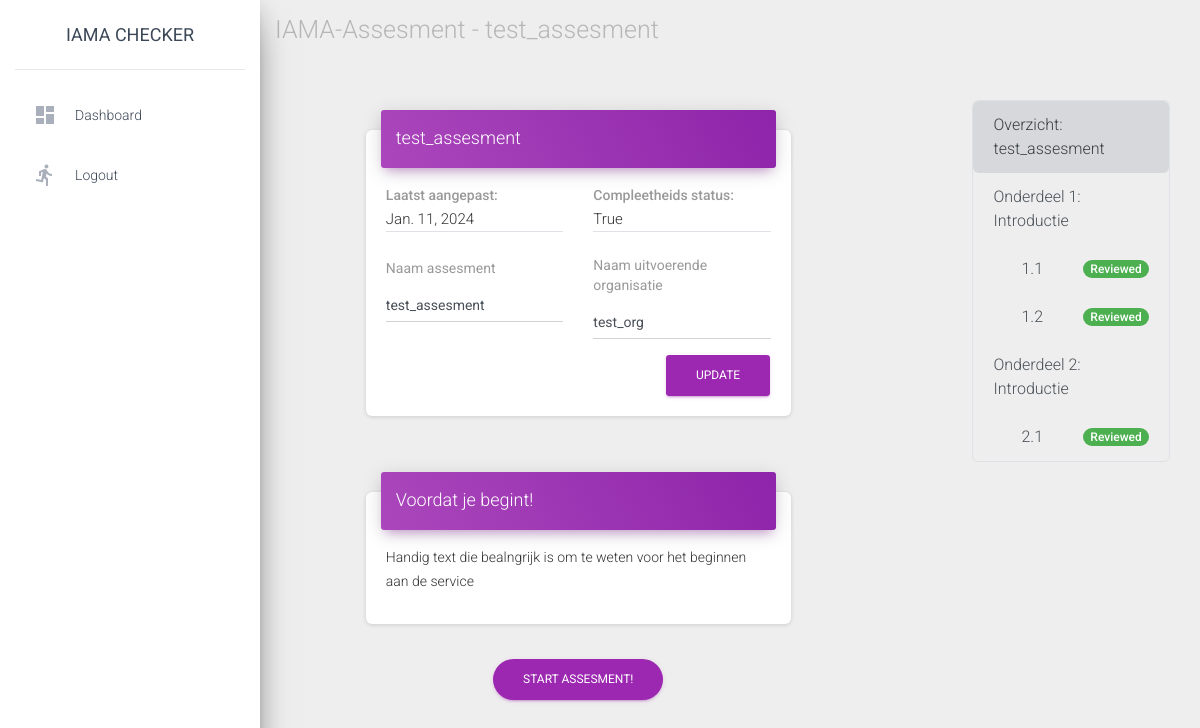
Before: /assesments/14/ (signed in) with the older database file.
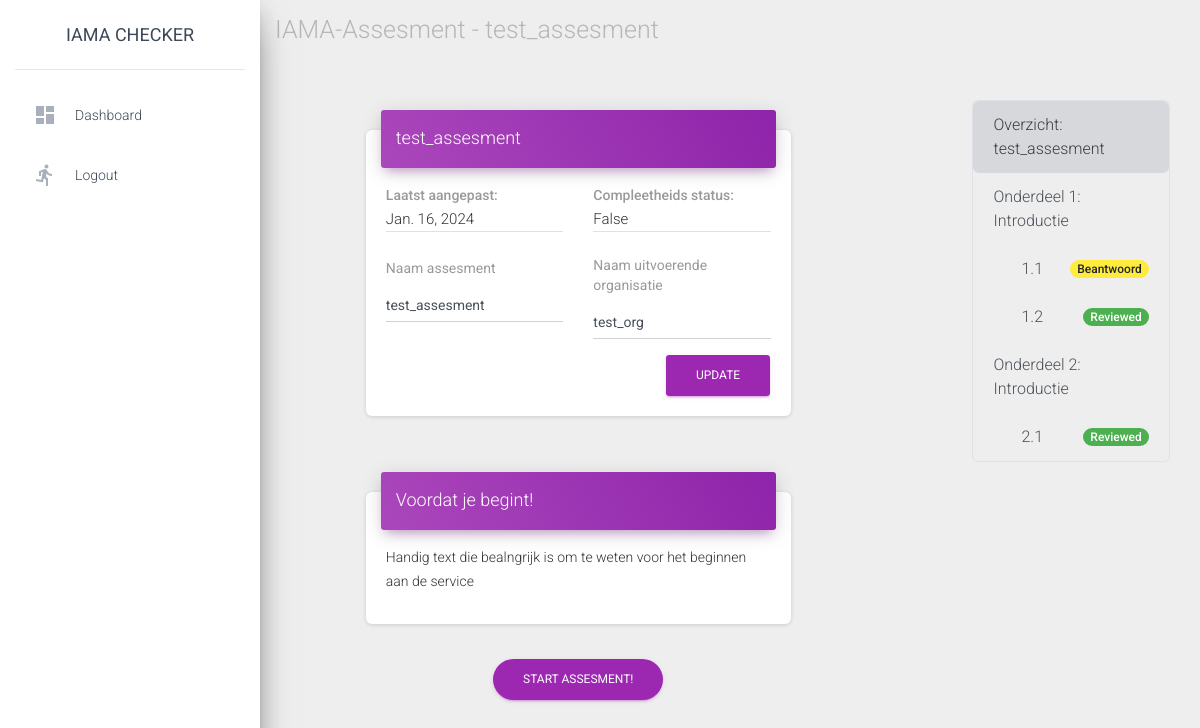
After: the same page with the newer database file.
### base/models.py (models this page shows, shortened)
class Assesment(models.Model):
    name = models.CharField(max_length=40)# Name of the assesment
    organisation = models.CharField(max_length=50)# Name of the organisation performing the assesment
    complete_status = models.BooleanField(default=False)# Complete when all questions have been answered
    date_last_saved = models.DateField(auto_now=True)# Automatically saves new value when this object is saved
    user = models.ForeignKey(User, on_delete=models.CASCADE, default=user_pk_sentinel)

class Question(models.Model):
    class Jobs():
        _jobs = {
            "DA": "Data scientist",
            "BE": "Bestuur",
            "BG": "Belangen groep",
            "OG": "Opdracht gever",
            "PL": "Project leider",
            "DE": "Domein expert",
            "PB": "Panel van burgers",
            "VB": "Vertegenwoordiger belangengroep",
        }
    question_title = models.CharField(max_length=140, default="Question title")
    question_text = models.TextField()# Content to display
    question_phase = models.IntegerField() # Phase number of the question
    question_number = models.IntegerField() # Question number in the phase
    job_list = models.JSONField(default=list)

### base/views.py (the view)
# urls.py: path("assesments/<int:assesment_id>/", views.detail, name="detail"),
@login_required
def detail(request, assesment_id):
    try:
        assesment = Assesment.objects.get(pk=assesment_id)
    except (KeyError, Assesment.DoesNotExist):
        return render(request, "errors/error.html", {"message": "Assesment bestaat niet!"})
    if request.user.pk != assesment.user.pk:
        return render(request, "errors/error.html", {"message": "Gebruiker heeft geen toegang tot deze assesment!"})
    question_list = request.session.get("questions", create_question_list())
    status_list = get_complete_status(request, assesment)
    index_context_objects = {
        "question_list": question_list,
        "status_list": status_list,
    }
    return render(request, "base/detail.html", {"assesment": assesment, "index_context_objects": index_context_objects})

### base/templatetags/base_extra.py (called while the page is built)
@register.filter()
def key(dict, key):
    return dict[str(key)]

### base/views.py (called while the page is built)
def create_question_list():
    color = [
        "#007bc760",
        "#42145f60",
        "#a9006160",
        "#ffb61260"
    ]
    current_phase = 1# Counter
    questions = []# List to append
    while (question_list := Question.objects.filter(question_phase=current_phase).order_by("question_number")):
        questions.append({"phase_num": current_phase, "question_list": question_list, "list_item_color": color[current_phase - 1]})
        current_phase += 1
    return questions

### base/templates/base/detail.html (shortened to what this page needs)
{% extends "base/base.html" %}
{% block navigation %}
IAMA-Assesment - {{ assesment.name}}
{% endblock %}
{% block content %}
<div class="row">
    <div class="col-md-1"></div>
    <div class="col-md-6">
        <div class="card">
            <div class="card-header card-header-primary">
                <h4 class="card-title">{{ assesment.name }}</h4>
            </div>
            <div class="card-body">
                <div class="row">
                    <div class="col-md-6">
                        <div class="text-gray font-weight-bold">Laatst aangepast:</div>
                        <p class="border-bottom" style="font-size: 15px;">{{ assesment.date_last_saved }}</p>
                    </div>
                    <div class="col-md-6">
                        <div class="text-gray font-weight-bold">Compleetheids status:</div>
                        <p class="border-bottom" style="font-size: 15px;">{{ assesment.complete_status }}</p>
                    </div>
                </div>
                <form action="{% url 'base:update_assesment' assesment.id %}" method="post">
                    <div class="row">
                        <div class="col-md-6">
                            <div class="form-group">
                                <label class="bmd-label-floating">Naam assesment</label>
                                <input type="text" class="form-control" name="name" value="{{ assesment.name }}">
                            </div>
                        </div>
                        <div class="col-md-6">
                            <div class="form-group">
                                <label class="bmd-label-floating">Naam uitvoerende organisatie</label>
                                <input type="text" class="form-control" name="organisation" value="{{ assesment.organisation }}">
                            </div>
                        </div>
                    </div>
                    <button type="submit" class="btn btn-primary pull-right">Update</button>
                    <div class="clearfix"></div>
                </form>
            </div>
        </div>
    </div>
    <div class="col-md-2"></div>
    <div class="col-md-3">
        {% include "base/q_index.html" with assesment=assesment question_list=index_context_objects.question_list current_question=question.id status_list=index_context_objects.status_list %}
    </div>
</div>
<div class="row d-flex align-items-center">
    <div class="col-md-1"></div>
    <div class="col-md-6">
        <div class="card">
            <div class="card-header card-header-primary">
                <h4 class="card-title">Voordat je begint!</h4>
            </div>
            <div class="card-body">
                <p>Handig text die bealngrijk is om te weten voor het beginnen aan de service</p>
            </div>
        </div>
    </div>
</div>
<div class="row d-flex text-center">
    <div class="col-md-1"></div>
    <div class="col-md-6">
        <a href="{% url 'base:question_detail' assesment.id 1 %}" class="btn btn-primary btn-round">Start Assesment!</a>
    </div>
</div>
{% endblock %}

### base/templates/base/q_index.html
{% load base_extra %}
<div class="list-group rounded border" style="border-color:grey">
    <a href="{% url 'base:detail' assesment.id %}" class="list-group-item list-group-item-action list-group-item-secondary rounded">
        Overzicht: {{ assesment.name }}
    </a>
    {% for phase in question_list %}
        {% for question in phase.question_list %}
            {% if question.question_number == 0 %}
                {% if current_question == question.id %}
                    <a href="{% url 'base:question_detail' assesment.id question.id %}" class="list-group-item list-group-item-action active rounded">
                        Onderdeel {{ phase.phase_num }}: Introductie
                    </a>
                {% else %}
                    <a href="{% url 'base:question_detail' assesment.id question.id %}" class="list-group-item list-group-item-action rounded">
                        Onderdeel {{ phase.phase_num }}: Introductie
                    </a>
                {% endif %}
            {% else %}
                {% if current_question == question.id %}
                    <a href="{% url 'base:question_detail' assesment.id question.id %}" class="list-group-item list-group-item-action d-flex justify-content-between align-items-center active rounded"
                    style="padding-left: 3em">
                        {{ question.question_phase }}.{{ question.question_number }} {{ status_list|key:question.id|safe }}
                    </a>
                {% else %}
                    <a href="{% url 'base:question_detail' assesment.id question.id %}" class="list-group-item list-group-item-action d-flex justify-content-between align-items-center rounded"
                    style="padding-left: 3em">
                        {{ question.question_phase }}.{{ question.question_number }} {{ status_list|key:question.id|safe }}
                    </a>
                {% endif %}
            {% endif %}
        {% endfor %}
    {% endfor %}
</div>

Changed rows visible on the page:
changed Assesment "test_assesment": date_last_saved "Jan. 11, 2024" → "Jan. 16, 2024"; complete_status "True" → "False"
computed for Question: id "Reviewed" → "Beantwoord"
